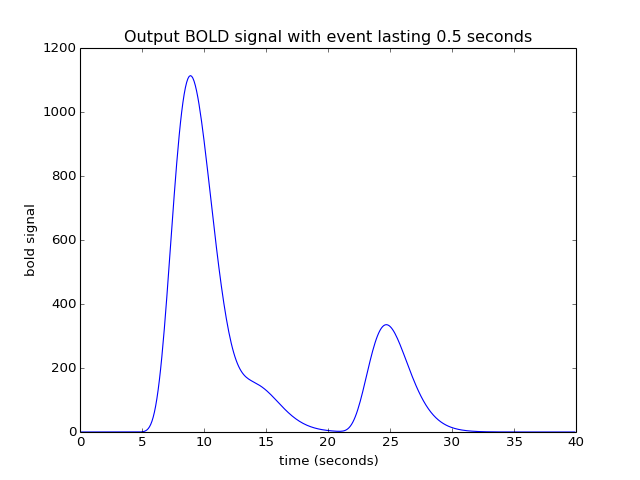

The script that drew this image:
bold_signal = np.zeros(n_time_points)
for i in range(5):
    bold_signal[i_time_4 + i:i_time_4  + i + n_hrf_points] += hrf_signal * 2
bold_signal[i_time_10:i_time_10 + n_hrf_points] += hrf_signal * 1
bold_signal[i_time_20:i_time_20 + n_hrf_points] += hrf_signal * 3
plt.plot(times, bold_signal)
plt.xlabel('time (seconds)')
plt.ylabel('bold signal')
plt.title('Output BOLD signal with event lasting 0.5 seconds')
